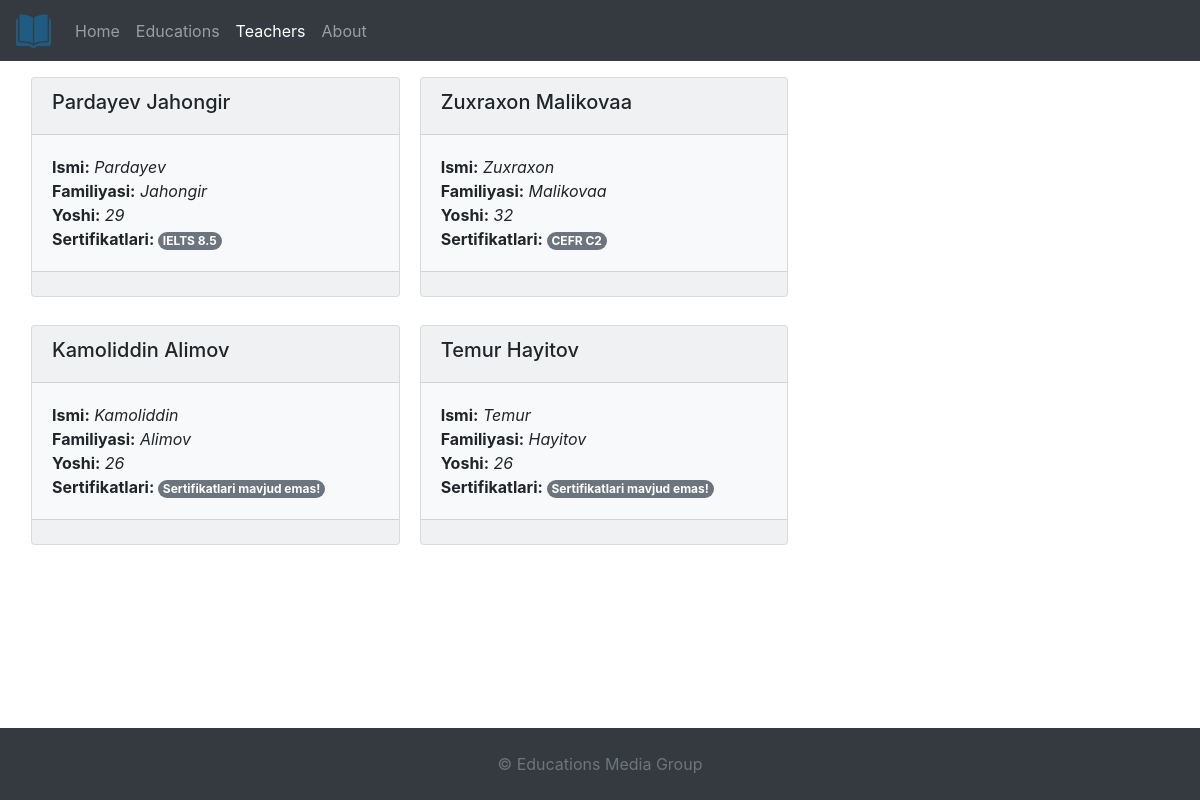
The page /teachers/ on the database as committed earlier.
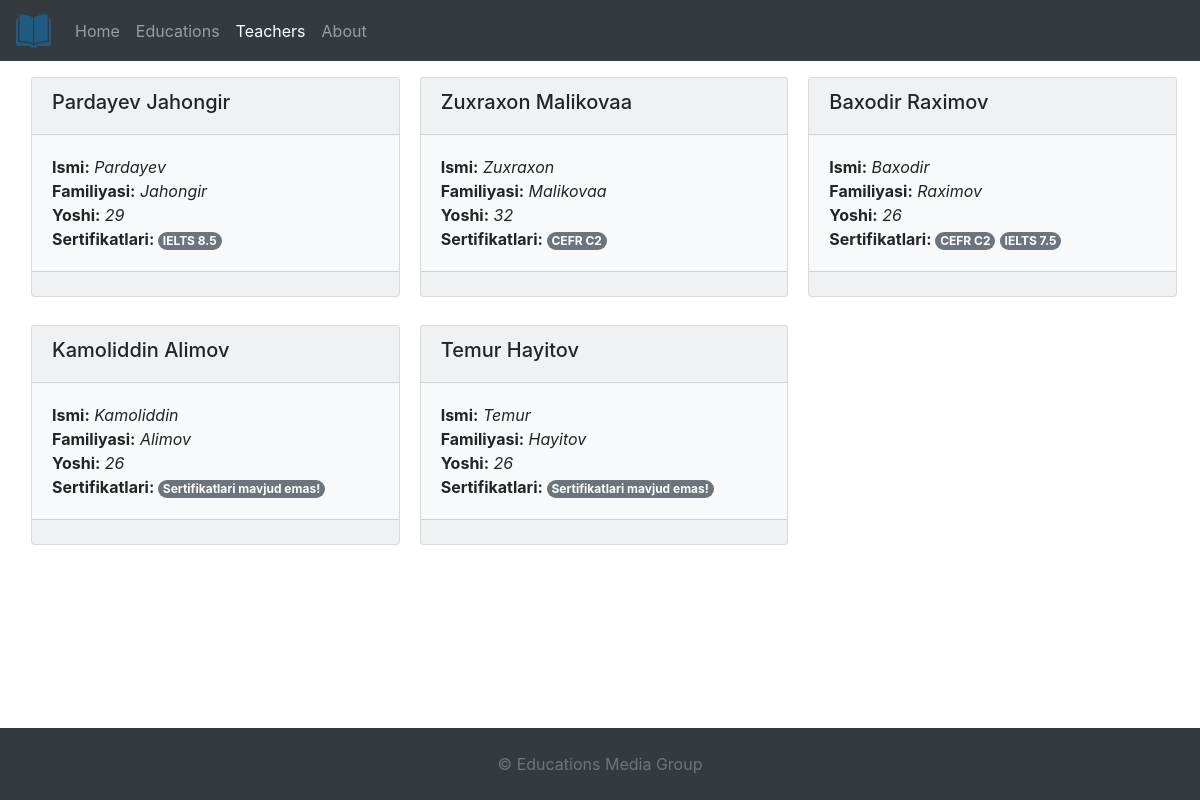
The same page on the database as committed later.
### educations/models.py (models this page shows, shortened)
class Teacher(models.Model):
    MALE = 'male'
    FEMALE = 'female'
    GENDERS = (
        (MALE, "Male"),
        (FEMALE, "Female")
    )
    first_name = models.CharField(max_length=64)
    last_name = models.CharField(max_length=64)
    gender = models.CharField(max_length=16, choices=GENDERS)
    date_of_birth = models.DateField(null=True, blank=True)
    certificates = models.ManyToManyField(Certificate, blank=True)
    @property
    def full_name(self):
        return self.first_name + ' ' + self.last_name
    @property
    def age(self):
        today = date.today()
        return today.year - self.date_of_birth.year - \
               ((today.month, today.day) < (self.date_of_birth.month, self.date_of_birth.day))

class Certificate(models.Model):
    name = models.ForeignKey(CertificateName, on_delete=models.CASCADE)
    score = models.DecimalField(decimal_places=1, null=True, blank=True, max_digits=5)
    level = models.CharField(max_length=16, null=True, blank=True)
    degree = models.IntegerField(null=True, blank=True)

class CertificateName(models.Model):
    SCORE = 'score'
    LEVEL = 'level'
    DEGREE = 'degree'
    FIELDS = (
        (SCORE, 'Score'),
        (LEVEL, 'Level'),
        (DEGREE, 'Degree')
    )
    title = models.CharField(max_length=128)
    field_name = models.CharField(max_length=32, choices=FIELDS)
    def __str__(self):
        return self.title

### educations/views.py (the view)
# urls.py: path('teachers/', AllTeachersView.as_view(), name="teachers"),
class AllTeachersView(View):
    teachers = Teacher.objects.all()
    def get(self, request):
        return render(request, "teachers.html", context={
            "teachers": self.teachers
        })

### educations/templates/teachers.html (shortened to what this page needs)
{% extends 'blocks/base.html' %}
{% load static %}
{% block content %}
    <div class="container-fluid">
        <div class="card-columns pr-4">
            {% for teacher in teachers %}
                <div class="card bg-light">
                    <div class="card-header">
                        <h5>{{ teacher.full_name }} </h5>
                    </div>
                    <div class="card-body text-left">
                        <strong>Ismi:</strong><em> {{ teacher.first_name }}</em><br>
                        <strong>Familiyasi:</strong><em> {{ teacher.last_name }}</em><br>
                        <Strong>Yoshi:</Strong><em> {{ teacher.age }} </em>
                        <br>
                        <Strong>Sertifikatlari: </Strong>
                        {% for certificate in teacher.certificates.all %}
                            <span class="badge rounded-pill bg-secondary text-white">{{ sertificate.name }}
                                {% if certificate.score %}
                                    {{ certificate.name }} {{ certificate.score }}
                                {% elif certificate.level %}
                                    {{ certificate.name }} {{ certificate.level }}
                                {% elif certificate.degree %}
                                    {{ certificate.name }} {{ certificate.degree }}
                                {% endif %}
                        </span>
                        {% empty %}
                            <span class="badge rounded-pill bg-secondary text-white"> Sertifikatlari mavjud emas!</span>
                        {% endfor %}
                    </div>
                    <div class="card-footer text-muted text-right">
                    </div>
                </div>
            {% empty %}
                <h1>Hozrcha o`quv markazlari yo`q</h1>
            {% endfor %}
        </div>
    </div>
{% endblock %}

### educations/templates/blocks/base.html (shortened to what this page needs)
{% load static %}
<!doctype html>
<html lang="en">
<head>
    <link rel="stylesheet" href="https://cdn.jsdelivr.net/npm/bootstrap@4.6.0/dist/css/bootstrap.min.css"
>
    <link rel="stylesheet" href="{% static 'css/style.css' %}">
</head>
<body>
{% include 'blocks/header.html' %}
{% block content %} {% endblock %}
<br>
<br>
<br>
{% include 'blocks/footer.html' %}
</body>
</html>

### educations/templates/blocks/header.html (shortened to what this page needs)
{% load static %}
<nav class="navbar navbar-expand-lg bg-dark navbar-dark sticky-top primary-color">
    <a class="navbar-brand" href="/"><img src="{% static 'img/logo.png' %}" width="35px"></a>
    <div class="collapse navbar-collapse" id="basicExampleNav">
        <ul class="navbar-nav mr-auto">
        {% with url_name=request.resolver_match.url_name %}
            <li class="nav-item {% if url_name == 'courses' %}active{% endif %}">
                <a class="nav-link" href="/">Home
                </a>
            </li>
            <li class="nav-item {% if url_name == 'educations' %}active{% endif %}">
                <a class="nav-link" href="/educations">Educations</a>
            </li>
            <li class="nav-item {% if url_name == 'teachers' %}active{% endif %}">
                <a class="nav-link" href="/teachers">Teachers</a>
            </li>
            <li class="nav-item {% if url_name == 'about' %}active{% endif %}">
                <a class="nav-link" href="/about">About</a>
            </li>
        {% endwith %}
        </ul>
    </div>
</nav>

### educations/templates/blocks/footer.html
<footer class="py-4 bg-dark flex-shrink-0  fixed-bottom">
    <div class="container text-center">
        <a href="#" class="text-muted">© Educations Media Group</a>
    </div>
</footer>

### educations/static/css/style.css (style rules this page uses)
.container-fluid { width: auto; }
.card { margin: 1rem; }
@media (min-width: 1200px) { .card-columns { column-count: 3; } }

Rows that differ between the two databases and show on the page:
added Teacher: full_name "Baxodir Raximov", first_name "Baxodir", last_name "Raximov", age "26", Certificate (name "CEFR", level "C2")
added Certificate: name "IELTS", score "7.5", shown under "Baxodir Raximov"
